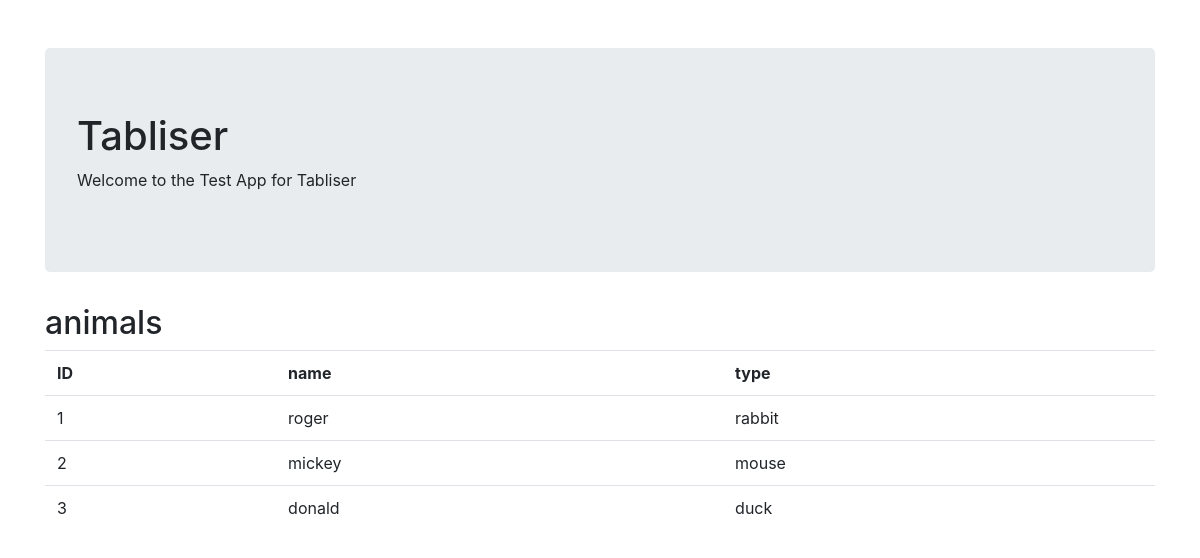
Before: / with the older database file.
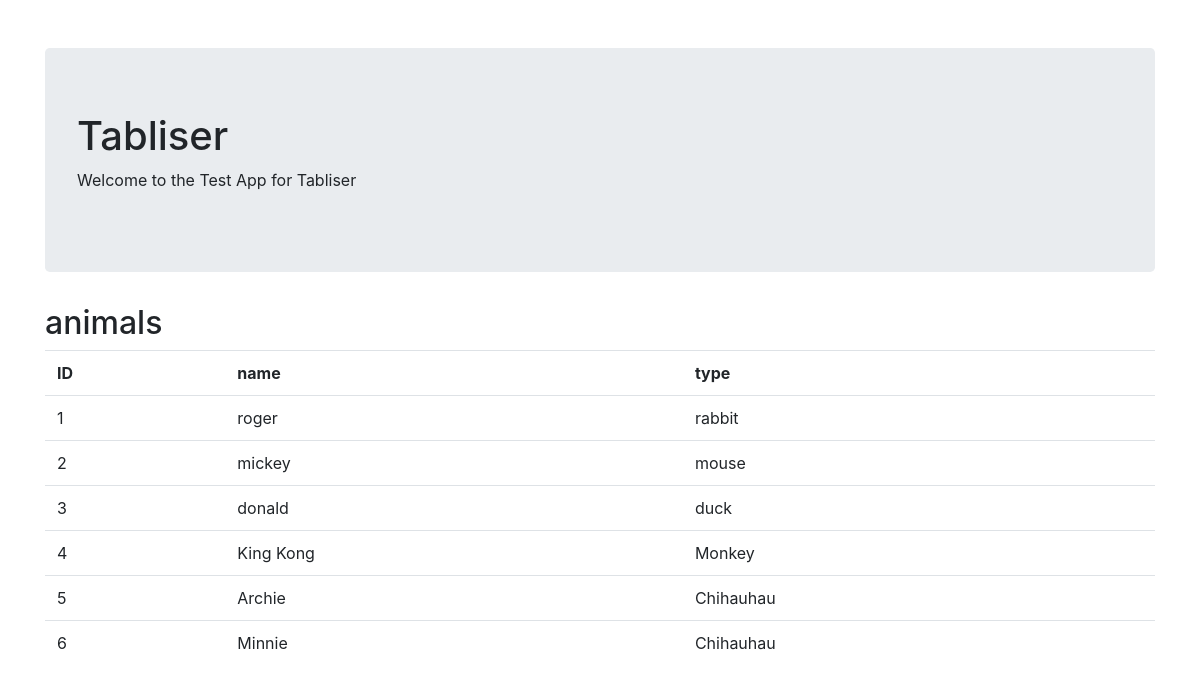
After: the same page with the newer database file.
### tables this page shows
CREATE TABLE "animals" (
	"ID"	INTEGER NOT NULL PRIMARY KEY AUTOINCREMENT UNIQUE,
	"name"	TEXT,
	"type"	TEXT
);

### webtest.py (the view)
@APP.route("/")
def index():
    table_dal.load('test.db','animals',table)
    table_view = Table_View(table)
    return render_template("index.html", table=table_view, title=table_view.table.name)

### table_dal.py (called while the page is built)
    def load(self, filename, table_name, table:Table):
        table.rows = []
        conn = sqlite3.connect(filename)
        cur = conn.cursor()
        cur.execute(f'SELECT * FROM {table_name}')
        result = cur.fetchall()
        for row in result:
            table.rows.append(row)
        conn.row_factory = sqlite3.Row
        cursor = conn.execute(f'select * from {table_name}')
        row = cursor.fetchone()
        column_names = row.keys()
        table.row_headers = column_names
        table.name = table_name
        return table

### table_view.py (called while the page is built)
    def render_to_string(self):
        table_string = f'<table class="table">'
        for row_header in self.table.row_headers:
            table_string = table_string + f"<th>{row_header}</ht>"
        for rows in self.table.rows:
            table_string = table_string + f"<tr>"
            for row in rows:
                table_string = table_string + f"<td>{row}</td>"
            table_string = table_string + f"</tr>"
        table_string = table_string + f'</table>'
        return table_string

    def __str__(self):
        return self.render_to_string()

### templates/index.html (shortened to what this page needs)
<html>
<head>
</head>
<body>
  <div class="container">
    <div class="jumbotron mt-5">
      <h1>Tabliser</h1>
      <p>Welcome to the Test App for Tabliser</p>
    </div>
    <div class="tabliser">
      <div>
        <h2>{{title}}</h2>
        {{ table | safe }}
      </div>
  </div>
  </div>
  <link rel="stylesheet" href="https://maxcdn.bootstrapcdn.com/bootstrap/4.0.0/css/bootstrap.min.css">
</body>
</html>

Changed rows visible on the page:
no longer on this page (row unchanged): animals: type "ID name type 1 roger rabbit 2 mickey mouse 3 donald duck"
added animals: name "ID name type 1 roger rabbit 2 mickey mouse 3 donald duck 4 King Kong Monkey 5 Archie Chihauhau 6 Minnie Chihauhau"
